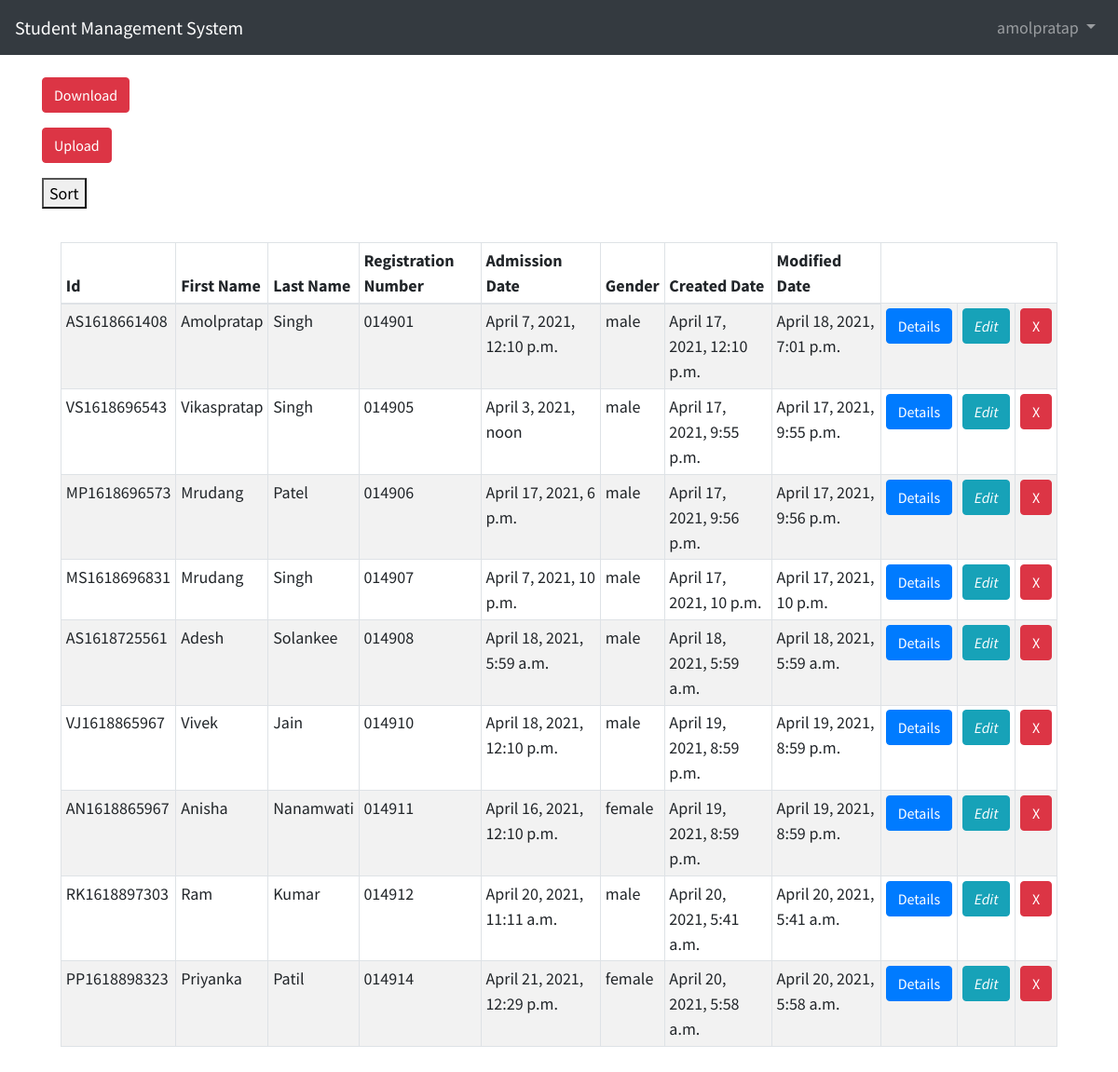
The app's page /students/ (signed in) with its own data.
### students/models.py (models this page shows, shortened)
class StudentInfo(models.Model):
    id = models.CharField(primary_key=True,editable=False,max_length=200)
    GENDER_CHOICES=(
        ('male', 'Male'),
        ('female', 'Female'),
    )
    first_name = models.CharField(max_length=100)
    last_name = models.CharField(max_length=100)
    registeration_num = models.CharField(max_length=100)
    admission_date = models.DateTimeField()
    gender = models.CharField(choices=GENDER_CHOICES,max_length=10)
    created_dt = models.DateTimeField(verbose_name="created date", auto_now_add=True)
    modify_dt = models.DateTimeField(verbose_name="modified date", auto_now=True)

### students/views.py (the view)
# urls.py: path('',views.students_list,name='students_list'),
def students_list(request):
    students = StudentInfo.objects.all()
    paginator = Paginator(students, 10)
    page = request.GET.get('page')
    paged_students = paginator.get_page(page)
    context = {
        "students": paged_students
    }
    return render(request, "students/student_list.html", context)

### templates/students/student_list.html
{% extends 'base.html' %}
{% block content %}
<p>
    <a href="{% url 'csv_database' %}">
        <button type="button" class="btn btn-danger">Download</button>
    </a>
</p>
    <a href="{% url 'upload_csv' %}">
        <button type="button" class="btn btn-danger">Upload</button>
    </a>
<p>
<form action="{% url 'sort_list' %}" method='GET'>
    <button type='submit'>Sort</button>
</form>
</p>
<div class="card-body">
    <table class="table table-responsive-sm table-bordered table-striped table-sm">
        <thead>
            <tr>
                <th>Id</th>
                <th>First Name</th>
                <th>Last Name</th>
                <th>Registration Number</th>
                <th>Admission Date</th>
                <th>Gender</th>
                <th>Created Date</th>
                <th>Modified Date</th>
            </tr>
        </thead>
        <tbody>
            {% for student in students %}
                <tr>
                    <td>{{ student.id }}</td>
                    <td>{{ student.first_name }}</td>
                    <td>{{ student.last_name }}</td>
                    <td>{{ student.registeration_num }}</td>
                    <td>{{ student.admission_date }}</td>
                    <td>{{ student.gender }}</td>
                    <td>{{ student.created_dt }}</td>
                    <td>{{ student.modify_dt }}</td>
                    <td>
                        <a href="{% url 'student_detail' student.id %}">
                            <button type="button" class="btn btn-primary">Details</button>
                        </a>
                    </td>
                    <td>
                        <a href="{% url 'edit_student' student.id %}">
                            <button type="button" class="btn btn-info"><i class="fa fa-edit">Edit</i></button>
                        </a>
                    </td>
                    <td>
                        <a href="{% url 'delete_student' student.id %}">
                            <button type="button" class="btn btn-danger">X</button>
                        </a>
                    </td>
                </tr>
            {% endfor %}
        </tbody>
    </table>
</div>
{% endblock %}

### templates/base.html (shortened to what this page needs)
{% load static %}
<!DOCTYPE html>
<html lang="en">
<head>
    <link rel="stylesheet"
        href="https://stackpath.bootstrapcdn.com/bootstrap/4.1.3/css/bootstrap.min.css"
>
    <link href="{% static 'css/base.css' %}" rel="stylesheet">
</head>
<body>
    <nav class="navbar navbar-expand-md navbar-dark bg-dark mb-4">
        <a class="navbar-brand" href="{% url 'home' %}">Student Management System</a>
        <div class="collapse navbar-collapse" id="navbarCollapse">
        {% if user.is_authenticated %}
            <ul class="navbar-nav ml-auto">
                <li class="nav-item">
                    <a class="nav-link dropdown-toggle" href="#" id="userMenu" data-toggle="dropdown" aria-haspopup="true" aria-expanded="false">
                    {{ user.username }}
                    </a>
                </li>
            </ul>
        {% else %}
        <form class="form-inline ml-auto">
            <a href="{% url 'login' %}" class="btn btn-outline-secondary">Log In</a>
            <a href="{% url 'signup' %}" class="btn btn-primary ml-2">Sign up</a>
        </form>
        {% endif %}
        </div>
    </nav>
    <div class="container">
    {% block content %}
    {% endblock %}
    </div>
</body>
</html>

### static/css/base.css (style rules this page uses)
body { font-family: 'Source Sans Pro', sans-serif; font-size: 18px; }
table, th, td { border: 1px solid black; border-collapse: collapse; padding: 10px; }

### records on screen
StudentInfo: id "AS1618661408", first_name "Amolpratap", last_name "Singh", registeration_num "014901", admission_date "April 7, 2021, 12:10 p.m.", gender "male", created_dt "April 17, 2021, 12:10 p.m.", modify_dt "April 18, 2021, 7:01 p.m."
StudentInfo: id "VS1618696543", first_name "Vikaspratap", last_name "Singh", registeration_num "014905", admission_date "April 3, 2021, noon", gender "male", created_dt "April 17, 2021, 9:55 p.m.", modify_dt "April 17, 2021, 9:55 p.m."
StudentInfo: id "MP1618696573", first_name "Mrudang", last_name "Patel", registeration_num "014906", admission_date "April 17, 2021, 6 p.m.", gender "male", created_dt "April 17, 2021, 9:56 p.m.", modify_dt "April 17, 2021, 9:56 p.m."
StudentInfo: id "MS1618696831", first_name "Mrudang", last_name "Singh", registeration_num "014907", admission_date "April 7, 2021, 10 p.m.", gender "male", created_dt "April 17, 2021, 10 p.m.", modify_dt "April 17, 2021, 10 p.m."
StudentInfo: id "AS1618725561", first_name "Adesh", last_name "Solankee", registeration_num "014908", admission_date "April 18, 2021, 5:59 a.m.", gender "male", created_dt "April 18, 2021, 5:59 a.m.", modify_dt "April 18, 2021, 5:59 a.m."
StudentInfo: id "VJ1618865967", first_name "Vivek", last_name "Jain", registeration_num "014910", admission_date "April 18, 2021, 12:10 p.m.", gender "male", created_dt "April 19, 2021, 8:59 p.m.", modify_dt "April 19, 2021, 8:59 p.m."
StudentInfo: id "AN1618865967", first_name "Anisha", last_name "Nanamwati", registeration_num "014911", admission_date "April 16, 2021, 12:10 p.m.", gender "female", created_dt "April 19, 2021, 8:59 p.m.", modify_dt "April 19, 2021, 8:59 p.m."
StudentInfo: id "RK1618897303", first_name "Ram", last_name "Kumar", registeration_num "014912", admission_date "April 20, 2021, 11:11 a.m.", gender "male", created_dt "April 20, 2021, 5:41 a.m.", modify_dt "April 20, 2021, 5:41 a.m."
StudentInfo: id "PP1618898323", first_name "Priyanka", last_name "Patil", registeration_num "014914", admission_date "April 21, 2021, 12:29 p.m.", gender "female", created_dt "April 20, 2021, 5:58 a.m.", modify_dt "April 20, 2021, 5:58 a.m."

### other values on screen
{{ user.username }} "amolpratap"
